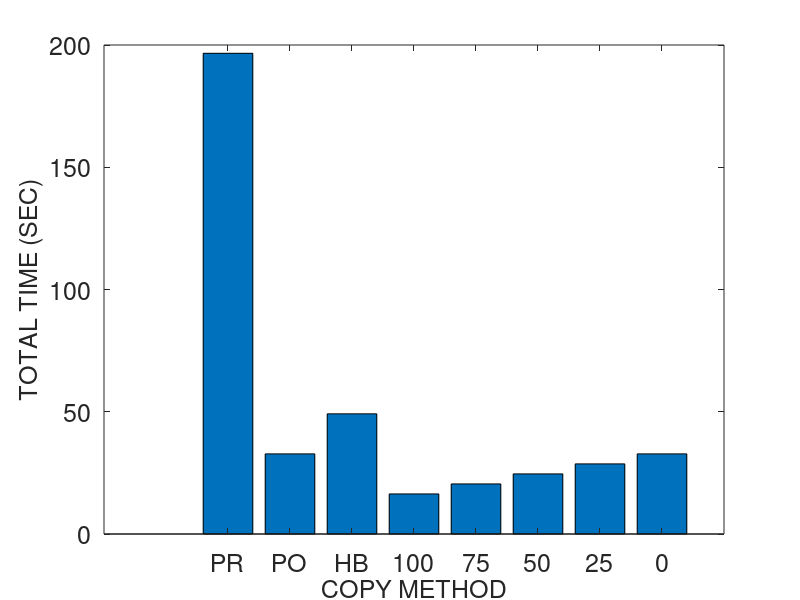
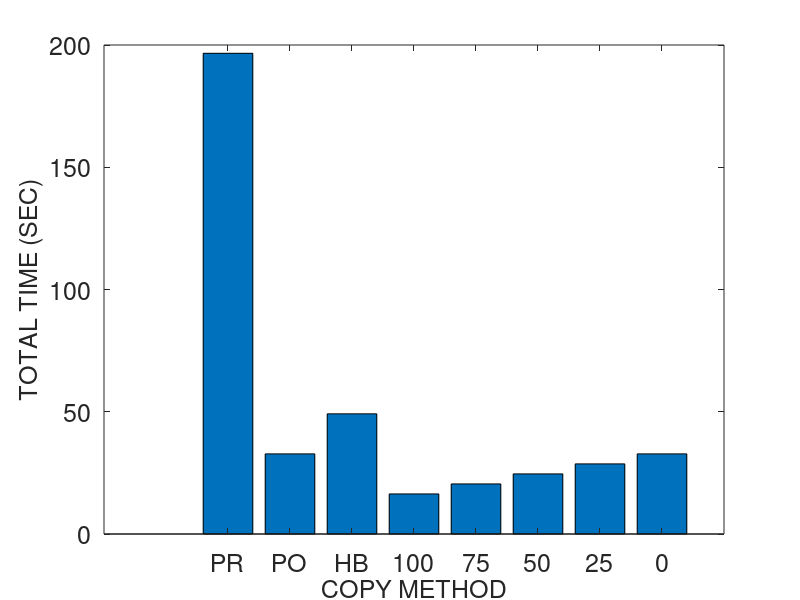
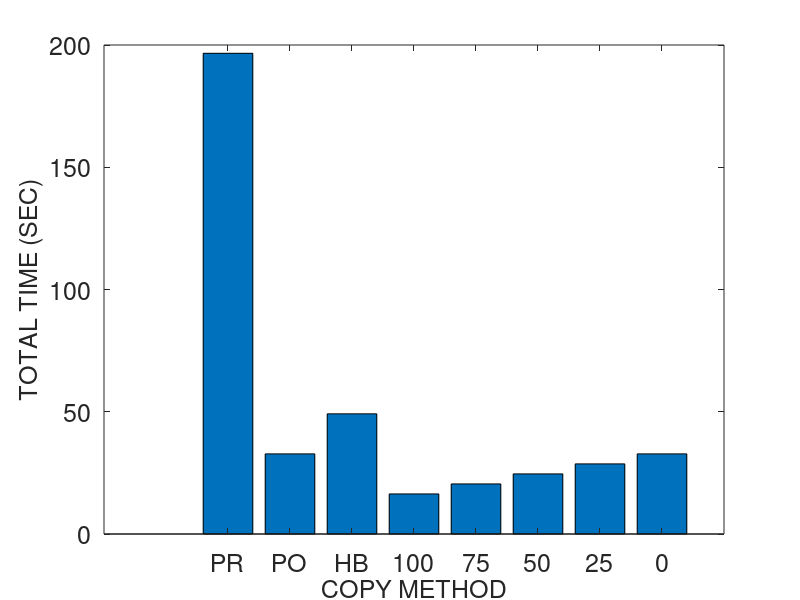
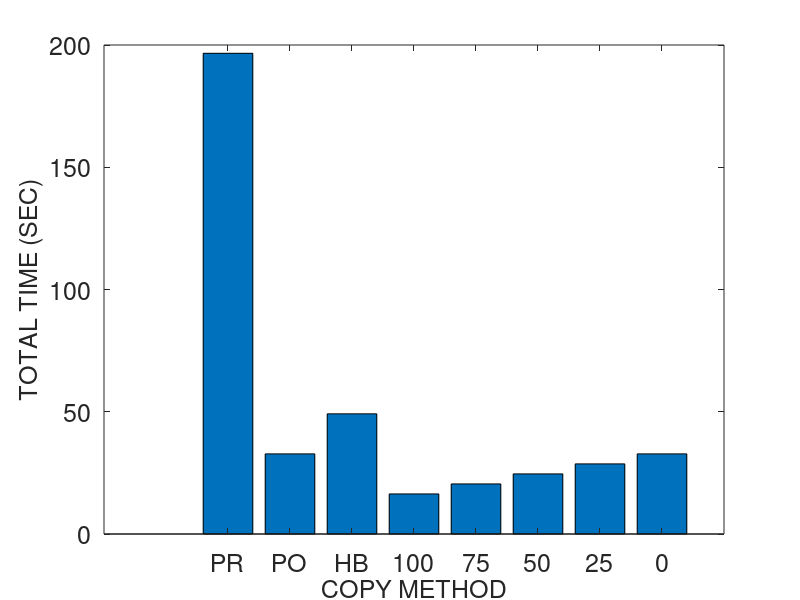

The MATLAB source for these figures, in order:
% basic hybrid copy migration
	global wss numpages readrate dirtyrate pagesize b scinfo
	global totaltime downtime totaldata

% memory size in MB
r = 4096
r *= 1024 % convert to KB

% page dirty rate in percent (%): against to total memory pages
readrate = 50
prefix = strcat ("M4G_R", num2str(readrate))
readrate /= 100

dirtyrate = 50 
prefix = strcat (prefix, "_W", num2str(dirtyrate))
dirtyrate /= 100

% prediction accuracy 0 through 1
acc = 1

pagesize = 4 % in KB
numpages = r / pagesize

% delta compression rate
comp = 0.5 

% amount of CPU and device states in KB 
scinfo = 100

% working set size in number of pages
wss = numpages * 0.25

% 0: zero, 1: read, 2: dirtied, 3: inactive data
mem = zeros(1, numpages);

run = 1

%prefix = strcat (prefix, "_acc", num2str(acc), "_r", num2str(run))

% bandwidth in gbps
b = 1000 
b = b * 1024/8 % convert to KB

%fontsize = 10
fontsize = 18
%fontsize = 20

totaltime = 0;
downtime = 0;
totaldata = 0;

A = zeros(8, 3);

%%%%%%%%%%%%%%%%%%%%%%%%%%%%%%
% precopy migration
%%%%%%%%%%%%%%%%%%%%%%%%%%%%%%
fprintf('\n')
disp('==================== Precopy migration ====================')
% iterations
present = numpages * pagesize
iter = 0
while present > 50 && iter < 29 && totaldata < 4*r
	pretime = present / b
	totaltime += pretime
	totaldata += present
	present = numpages * pagesize * dirtyrate 
	%dirts = wss * dirtyrate
	iter += 1
end

% stop-and-copy phase
% stop conditions: 29 iterations, 50 pages, 4 memory size sent
scsent = scinfo + present * pagesize
downtime = scsent / b
totaltime += downtime
totaldata += scsent

% network fault rate
NFR = 0

A (1, 1) = totaltime;
A (1, 2) = downtime;
A (1, 3) = totaldata;

%%%%%%%%%%%%%%%%%%%%%%%%%%%%%%
% postcopy migration
%%%%%%%%%%%%%%%%%%%%%%%%%%%%%%
fprintf('\n')
disp('===================== Postcopy migration ======================')
totaltime = 0;
downtime = 0;
totaldata = 0;

% stop-and-copy phase
scsent = scinfo
downtime = scsent / b
totaltime += downtime
totaldata += scsent

% prepaging (bubbling) and on-demand paging
postsent = r
posttime = postsent/b
totaltime += posttime
totaldata += postsent
% network fault rate
NFR = 0.2

A (2, 1) = totaltime;
A (2, 2) = downtime;
A (2, 3) = totaldata;

%%%%%%%%%%%%%%%%%%%%%%%%%%%%%%
% hybrid copy migration
%%%%%%%%%%%%%%%%%%%%%%%%%%%%%%
fprintf('\n')
disp('==================== Hybrid copy migration ====================')
totaltime = 0;
downtime = 0;
totaldata = 0;

% precopy phase: single iteration
present = r
pretime = present / b
totaltime += pretime
totaldata += present

% stop-and-copy phase
bitmapsize = 500 % KB
scsent = scinfo + bitmapsize
downtime = scsent / b
totaltime += downtime
totaldata += scsent

% postcopy phase: prepaging (bubbling) and on-demand paging
%dirts = wss * dirtyrate
dirts = numpages * dirtyrate
postsent = dirts * pagesize
posttime = postsent/b
totaltime += posttime
totaldata += postsent
% network fault rate
NFR = 0.2

A (3, 1) = totaltime;
A (3, 2) = downtime;
A (3, 3) = totaldata;

%%%%%%%%%%%%%%%%%%%%%%%%%%%%%%
% proactive hybrid copy migration
%%%%%%%%%%%%%%%%%%%%%%%%%%%%%%
%disp(char(10))
fprintf('\n')
disp('=============== Proactive hybrid copy migration ================')

function [tt, dt, td] = prohybrid(acc)
	global wss numpages readrate dirtyrate pagesize b scinfo
	global totaltime downtime totaldata

	totaltime = 0;
	downtime = 0;
	totaldata = 0;

% precopy phase
% LRU, PFR

% scan the dirtied pages
% for dirtied pages
% 	mark dirtied (1)
% 	mem(random (1, wss * 0.1))	
%randperm(int64(wss * 0.1));
% for read pages
% 	mark read (2)
% 	mem (random (wss * 0.1, wss * 0.2))

% for pages
% 	predict read/write

% send the pages most likely to be read and least likely to be dirtied
% do not send the pages most likely to be dirtied
% construct queue with the order of p1/p2
%reads = numpages * 0.4 
% total read rate = wss * read_rate = 0.25 * 0.16 = 0.04 (4%)
%read_rate = 0.16
%read_rate = 0.04 % 4% of total memory
% total write rate = wss * write_rate = 0.25 * 0.16 = 0.04 (4%)
%write_rate = 0.16
%write_rate = 0.04 % 4% of total memory
% simple case: readonly pages (RO) - zero dirtied pages 
%RO = 0.3
	pred_pages = numpages * readrate * acc

% LRU
% for LRU queue
% 	mark sent
%	insert the pages into cache and perform delta compression

	present = pred_pages * pagesize
	pretime = present/b
	totaltime += pretime
	totaldata += present

	% stop-and-copy phase
	% send the CPU and device states
	bitmapsize = 500 % KB
	scsent = scinfo + bitmapsize
	downtime = scsent/b
	totaltime += downtime
	totaldata += scsent

	% postcopy phase
	postsent = (numpages - pred_pages) * pagesize

	% exclude the predicted dirtied pages 
	pred_dirts = numpages * dirtyrate * acc
	postsent = (numpages - pred_pages - pred_dirts) * pagesize
	posttime = postsent/b
	totaltime += posttime
	totaldata += postsent
end

% network fault rate
NFR = 0.2

prohybrid(acc)
A (4, 1) = totaltime;
A (4, 2) = downtime;
A (4, 3) = totaldata;

acc = 0.75
prohybrid(acc);
A (5, 1) = totaltime;
A (5, 2) = downtime;
A (5, 3) = totaldata;

acc = 0.5
prohybrid(acc);
A (6, 1) = totaltime;
A (6, 2) = downtime;
A (6, 3) = totaldata;

acc = 0.25
prohybrid(acc);
A (7, 1) = totaltime;
A (7, 2) = downtime;
A (7, 3) = totaldata;

acc = 0
prohybrid(acc);
A (8, 1) = totaltime;
A (8, 2) = downtime;
A (8, 3) = totaldata

%%%%%%%%%%%%%%%%%%%%%%%%%%%%%%%%%%%%%%%%%%%%%%%%%%%%%%%
%                     plotting
% precopy
% postcopy
% hybrid
% pro-hybrid
%%%%%%%%%%%%%%%%%%%%%%%%%%%%%%%%%%%%%%%%%%%%%%%%%%%%%%%

%prefix = "M4G_R14W14_acc100_r1"
%prefix = strcat ("M4G_R", readrate, "W", dirtyrate, "acc", acc, "r", run)
%prefix = strcat (prefix, "W")
%prefix = strcat (prefix, dirtyrate)

dlmwrite (prefix, A, ' ')

%%%%%%%%%%%%%%%%%%%% total time %%%%%%%%%%%%%%%%%%%%%%
figure;
output = strcat(prefix, ".tt");
%output = prefix
%x = ['PRECOPY', 'POSTCOPY', 'HYBRID', 'PRO-HYBRID'];
%x = {'PRE', 'POST', 'HYBR', 'PROH100', 'PROH75', 'PROH50', 'PROH25', 'PROH0'};
x = {'PR', 'PO', 'HB', '100', '75', '50', '25', '0'};
%x = {'1', '2', '3', '4', '5', '6', '7', '8'};
xinterval = 3
xintervals = 1:xinterval:(xinterval*length(x));
%xintervals = 1:3:3*length(x);
%xintervals = 1:4:4*length(x);
%plot(x, A(:,2)/1000000, x, A(:,3)/1000000, '-.*');
%plot(A(:,2));

%xtics = 1:4:16
%bar(xtics, A(:,1))
%bar(A(:,1), XTicksLabelStyle = Diagonal)
bar(xintervals, A(:,1))
%set(gca, 'XTick', 1:4:32, 'XTickLabel', x, 'FontSize', fontsize)
set(gca, 'XTick', xintervals, 'XTickLabel', x, 'FontSize', fontsize)
xlabel('COPY METHOD', 'FontSize', fontsize);
ylabel('TOTAL TIME (SEC)', 'FontSize', fontsize);
%legend('PRECOPY', 'POSTCOPY', 'HYBRID', 'PRO-HYBRID');
%bar(x, A(:,1))

saveas (1, strcat(output, ".png"));
saveas (1, strcat(output, ".eps"));
saveas (1, strcat(output, ".emf"));

%%%%%%%%%%%%%%%%%%%% downtime %%%%%%%%%%%%%%%%%%%%%%
figure;
output = strcat(prefix, ".dt");

bar(xintervals, A(:,2))
set(gca, 'XTick', 1:8, 'XTickLabel', x, 'FontSize', fontsize)
xlabel('COPY METHOD', 'FontSize', fontsize);
ylabel('DOWNTIME (SEC)', 'FontSize', fontsize);

saveas (1, strcat(output, ".png"));
saveas (1, strcat(output, ".eps"));
saveas (1, strcat(output, ".emf"));

%%%%%%%%%%%%%%%%%%%% total data %%%%%%%%%%%%%%%%%%%%%%
figure;
output = strcat(prefix, ".td");

bar(xintervals, A(:,3))
set(gca, 'XTick', 1:8, 'XTickLabel', x, 'FontSize', fontsize)
xlabel('COPY METHOD', 'FontSize', fontsize);
ylabel('TOTAL DATA TRANSFERRED (KB)', 'FontSize', fontsize);

saveas (1, strcat(output, ".png"));
saveas (1, strcat(output, ".eps"));
saveas (1, strcat(output, ".emf"));
